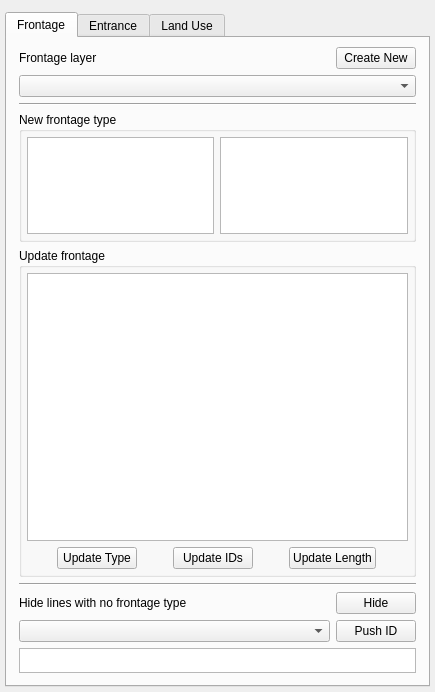
<?xml version="1.0" encoding="UTF-8"?>
<ui version="4.0">
 <class>DockWidget</class>
 <widget class="QDockWidget" name="DockWidget">
  <property name="geometry">
   <rect>
    <x>0</x>
    <y>0</y>
    <width>435</width>
    <height>692</height>
   </rect>
  </property>
  <property name="minimumSize">
   <size>
    <width>435</width>
    <height>692</height>
   </size>
  </property>
  <property name="windowTitle">
   <string>Urban Data Input</string>
  </property>
  <widget class="QWidget" name="dockWidgetContents">
   <layout class="QVBoxLayout" name="verticalLayout">
    <property name="leftMargin">
     <number>5</number>
    </property>
    <property name="topMargin">
     <number>12</number>
    </property>
    <property name="rightMargin">
     <number>5</number>
    </property>
    <property name="bottomMargin">
     <number>5</number>
    </property>
    <item>
     <widget class="QTabWidget" name="urbandatainputtabwidget">
      <property name="tabShape">
       <enum>QTabWidget::Rounded</enum>
      </property>
      <property name="currentIndex">
       <number>0</number>
      </property>
      <property name="usesScrollButtons">
       <bool>true</bool>
      </property>
      <widget class="QWidget" name="tab">
       <attribute name="title">
        <string>Frontage</string>
       </attribute>
       <layout class="QVBoxLayout" name="verticalLayout_2">
        <property name="leftMargin">
         <number>12</number>
        </property>
        <property name="rightMargin">
         <number>12</number>
        </property>
        <property name="bottomMargin">
         <number>12</number>
        </property>
        <item>
         <layout class="QGridLayout" name="gridLayout">
          <item row="0" column="0">
           <widget class="QLabel" name="label_frontagelayer">
            <property name="text">
             <string>Frontage layer</string>
            </property>
           </widget>
          </item>
          <item row="2" column="0" colspan="2">
           <widget class="Line" name="line_2">
            <property name="orientation">
             <enum>Qt::Horizontal</enum>
            </property>
           </widget>
          </item>
          <item row="0" column="1">
           <widget class="QPushButton" name="pushButtonNewFile">
            <property name="sizePolicy">
             <sizepolicy hsizetype="Maximum" vsizetype="Fixed">
              <horstretch>0</horstretch>
              <verstretch>0</verstretch>
             </sizepolicy>
            </property>
            <property name="text">
             <string>Create New</string>
            </property>
           </widget>
          </item>
          <item row="1" column="0" colspan="2">
           <widget class="QComboBox" name="useExistingcomboBox">
            <property name="sizePolicy">
             <sizepolicy hsizetype="Minimum" vsizetype="Fixed">
              <horstretch>0</horstretch>
              <verstretch>0</verstretch>
             </sizepolicy>
            </property>
           </widget>
          </item>
         </layout>
        </item>
        <item>
         <widget class="QGroupBox" name="groupBox_newfrontagetype">
          <property name="sizePolicy">
           <sizepolicy hsizetype="Preferred" vsizetype="Maximum">
            <horstretch>0</horstretch>
            <verstretch>0</verstretch>
           </sizepolicy>
          </property>
          <property name="maximumSize">
           <size>
            <width>16777215</width>
            <height>130</height>
           </size>
          </property>
          <property name="title">
           <string>New frontage type</string>
          </property>
          <layout class="QGridLayout" name="gridLayout_4">
           <property name="leftMargin">
            <number>5</number>
           </property>
           <property name="topMargin">
            <number>5</number>
           </property>
           <property name="rightMargin">
            <number>5</number>
           </property>
           <property name="bottomMargin">
            <number>5</number>
           </property>
           <item row="1" column="1">
            <widget class="QListWidget" name="frontagessubcatlistWidget">
             <property name="sizePolicy">
              <sizepolicy hsizetype="Expanding" vsizetype="Maximum">
               <horstretch>0</horstretch>
               <verstretch>0</verstretch>
              </sizepolicy>
             </property>
             <property name="maximumSize">
              <size>
               <width>16777215</width>
               <height>100</height>
              </size>
             </property>
             <property name="sortingEnabled">
              <bool>false</bool>
             </property>
            </widget>
           </item>
           <item row="1" column="0">
            <widget class="QListWidget" name="frontagescatlistWidget"/>
           </item>
          </layout>
         </widget>
        </item>
        <item>
         <widget class="QGroupBox" name="groupBox_updatefrontages">
          <property name="title">
           <string>Update frontage</string>
          </property>
          <layout class="QVBoxLayout" name="verticalLayout_3">
           <property name="leftMargin">
            <number>5</number>
           </property>
           <property name="topMargin">
            <number>5</number>
           </property>
           <property name="rightMargin">
            <number>5</number>
           </property>
           <property name="bottomMargin">
            <number>5</number>
           </property>
           <item>
            <layout class="QHBoxLayout" name="horizontalLayout_2">
             <item>
              <widget class="QTableWidget" name="tableWidgetFrontage">
               <property name="editTriggers">
                <set>QAbstractItemView::NoEditTriggers</set>
               </property>
               <property name="selectionBehavior">
                <enum>QAbstractItemView::SelectRows</enum>
               </property>
               <property name="cornerButtonEnabled">
                <bool>false</bool>
               </property>
              </widget>
             </item>
            </layout>
           </item>
           <item>
            <layout class="QGridLayout" name="gridLayout_3">
             <item row="0" column="0">
              <widget class="QPushButton" name="updateFacadeButton">
               <property name="sizePolicy">
                <sizepolicy hsizetype="Maximum" vsizetype="Fixed">
                 <horstretch>0</horstretch>
                 <verstretch>0</verstretch>
                </sizepolicy>
               </property>
               <property name="text">
                <string>Update Type</string>
               </property>
              </widget>
             </item>
             <item row="0" column="1">
              <widget class="QPushButton" name="updateIDButton">
               <property name="sizePolicy">
                <sizepolicy hsizetype="Maximum" vsizetype="Fixed">
                 <horstretch>0</horstretch>
                 <verstretch>0</verstretch>
                </sizepolicy>
               </property>
               <property name="text">
                <string>Update IDs</string>
               </property>
              </widget>
             </item>
             <item row="0" column="2">
              <widget class="QPushButton" name="updateLengthButton">
               <property name="sizePolicy">
                <sizepolicy hsizetype="Maximum" vsizetype="Fixed">
                 <horstretch>0</horstretch>
                 <verstretch>0</verstretch>
                </sizepolicy>
               </property>
               <property name="text">
                <string>Update Length</string>
               </property>
              </widget>
             </item>
            </layout>
           </item>
          </layout>
         </widget>
        </item>
        <item>
         <layout class="QGridLayout" name="gridLayout_2">
          <item row="2" column="0">
           <widget class="QComboBox" name="pushIDcomboBox"/>
          </item>
          <item row="1" column="0">
           <widget class="QLabel" name="label_3">
            <property name="text">
             <string>Hide lines with no frontage type</string>
            </property>
           </widget>
          </item>
          <item row="1" column="1">
           <widget class="QPushButton" name="hideshowButton">
            <property name="text">
             <string>Hide</string>
            </property>
            <property name="checkable">
             <bool>true</bool>
            </property>
            <property name="autoDefault">
             <bool>false</bool>
            </property>
            <property name="flat">
             <bool>false</bool>
            </property>
           </widget>
          </item>
          <item row="2" column="1">
           <widget class="QPushButton" name="updateIDPushButton">
            <property name="sizePolicy">
             <sizepolicy hsizetype="Maximum" vsizetype="Fixed">
              <horstretch>0</horstretch>
              <verstretch>0</verstretch>
             </sizepolicy>
            </property>
            <property name="text">
             <string>Push ID</string>
            </property>
           </widget>
          </item>
          <item row="3" column="0" colspan="2">
           <widget class="QListWidget" name="pushIDlistWidget">
            <property name="sizePolicy">
             <sizepolicy hsizetype="Expanding" vsizetype="Maximum">
              <horstretch>0</horstretch>
              <verstretch>0</verstretch>
             </sizepolicy>
            </property>
            <property name="maximumSize">
             <size>
              <width>16777215</width>
              <height>25</height>
             </size>
            </property>
           </widget>
          </item>
          <item row="0" column="0" colspan="2">
           <widget class="Line" name="line">
            <property name="orientation">
             <enum>Qt::Horizontal</enum>
            </property>
           </widget>
          </item>
         </layout>
        </item>
       </layout>
      </widget>
      <widget class="QWidget" name="tab_2">
       <attribute name="title">
        <string>Entrance</string>
       </attribute>
       <layout class="QVBoxLayout" name="verticalLayout_5" stretch="0,2,7">
        <property name="leftMargin">
         <number>12</number>
        </property>
        <property name="rightMargin">
         <number>12</number>
        </property>
        <property name="bottomMargin">
         <number>12</number>
        </property>
        <item>
         <layout class="QGridLayout" name="gridLayout_5">
          <item row="0" column="1">
           <widget class="QPushButton" name="pushButtonNewEntrancesFile">
            <property name="sizePolicy">
             <sizepolicy hsizetype="Maximum" vsizetype="Fixed">
              <horstretch>0</horstretch>
              <verstretch>0</verstretch>
             </sizepolicy>
            </property>
            <property name="text">
             <string>Create New</string>
            </property>
           </widget>
          </item>
          <item row="1" column="0" colspan="2">
           <widget class="QComboBox" name="useExistingEntrancescomboBox"/>
          </item>
          <item row="0" column="0">
           <widget class="QLabel" name="label_entrancelayer">
            <property name="text">
             <string>Entrance Layer</string>
            </property>
           </widget>
          </item>
          <item row="2" column="0" colspan="2">
           <widget class="Line" name="line_3">
            <property name="orientation">
             <enum>Qt::Horizontal</enum>
            </property>
           </widget>
          </item>
         </layout>
        </item>
        <item>
         <widget class="QGroupBox" name="groupBox">
          <property name="minimumSize">
           <size>
            <width>0</width>
            <height>100</height>
           </size>
          </property>
          <property name="title">
           <string>New entrance type</string>
          </property>
          <layout class="QGridLayout" name="gridLayout_13">
           <property name="leftMargin">
            <number>5</number>
           </property>
           <property name="topMargin">
            <number>5</number>
           </property>
           <property name="rightMargin">
            <number>5</number>
           </property>
           <property name="bottomMargin">
            <number>5</number>
           </property>
           <item row="0" column="0">
            <widget class="QLabel" name="label">
             <property name="text">
              <string>Category</string>
             </property>
            </widget>
           </item>
           <item row="0" column="1">
            <widget class="QLabel" name="label_2">
             <property name="text">
              <string>Sub Category</string>
             </property>
            </widget>
           </item>
           <item row="0" column="2">
            <widget class="QLabel" name="label_4">
             <property name="text">
              <string>Access Level</string>
             </property>
            </widget>
           </item>
           <item row="1" column="0">
            <widget class="QListWidget" name="ecategorylistWidget">
             <property name="sizePolicy">
              <sizepolicy hsizetype="Expanding" vsizetype="Expanding">
               <horstretch>0</horstretch>
               <verstretch>0</verstretch>
              </sizepolicy>
             </property>
             <property name="horizontalScrollBarPolicy">
              <enum>Qt::ScrollBarAlwaysOff</enum>
             </property>
             <property name="sortingEnabled">
              <bool>false</bool>
             </property>
            </widget>
           </item>
           <item row="1" column="1">
            <widget class="QListWidget" name="esubcategorylistWidget">
             <property name="horizontalScrollBarPolicy">
              <enum>Qt::ScrollBarAlwaysOff</enum>
             </property>
            </widget>
           </item>
           <item row="1" column="2">
            <widget class="QListWidget" name="eaccesscategorylistWidget">
             <property name="horizontalScrollBarPolicy">
              <enum>Qt::ScrollBarAlwaysOff</enum>
             </property>
            </widget>
           </item>
          </layout>
          <zorder>ecategorylistWidget</zorder>
          <zorder>esubcategorylistWidget</zorder>
          <zorder>eaccesscategorylistWidget</zorder>
          <zorder>label</zorder>
          <zorder>label_2</zorder>
          <zorder>label_4</zorder>
         </widget>
        </item>
        <item>
         <widget class="QGroupBox" name="groupBox_updateentrances">
          <property name="title">
           <string>Update entrance</string>
          </property>
          <layout class="QVBoxLayout" name="verticalLayout_4">
           <property name="leftMargin">
            <number>5</number>
           </property>
           <property name="topMargin">
            <number>5</number>
           </property>
           <property name="rightMargin">
            <number>5</number>
           </property>
           <property name="bottomMargin">
            <number>5</number>
           </property>
           <item>
            <widget class="QTableWidget" name="tableWidgetEntrance">
             <property name="editTriggers">
              <set>QAbstractItemView::NoEditTriggers</set>
             </property>
             <property name="selectionBehavior">
              <enum>QAbstractItemView::SelectRows</enum>
             </property>
             <property name="cornerButtonEnabled">
              <bool>false</bool>
             </property>
            </widget>
           </item>
           <item>
            <layout class="QGridLayout" name="gridLayout_8">
             <item row="0" column="0">
              <widget class="QPushButton" name="updateEntranceButton">
               <property name="sizePolicy">
                <sizepolicy hsizetype="Maximum" vsizetype="Fixed">
                 <horstretch>0</horstretch>
                 <verstretch>0</verstretch>
                </sizepolicy>
               </property>
               <property name="text">
                <string>Update Type</string>
               </property>
              </widget>
             </item>
             <item row="0" column="1">
              <widget class="QPushButton" name="updateEntranceIDButton">
               <property name="sizePolicy">
                <sizepolicy hsizetype="Maximum" vsizetype="Fixed">
                 <horstretch>0</horstretch>
                 <verstretch>0</verstretch>
                </sizepolicy>
               </property>
               <property name="text">
                <string>Update IDs</string>
               </property>
              </widget>
             </item>
            </layout>
           </item>
          </layout>
         </widget>
        </item>
       </layout>
      </widget>
      <widget class="QWidget" name="tab_3">
       <attribute name="title">
        <string>Land Use</string>
       </attribute>
       <layout class="QVBoxLayout" name="verticalLayout_7" stretch="0,0,1,8,0,0,0">
        <property name="spacing">
         <number>5</number>
        </property>
        <property name="leftMargin">
         <number>12</number>
        </property>
        <property name="rightMargin">
         <number>12</number>
        </property>
        <property name="bottomMargin">
         <number>12</number>
        </property>
        <item>
         <layout class="QGridLayout" name="gridLayout_10">
          <item row="0" column="1">
           <widget class="QPushButton" name="pushButtonNewLUFile">
            <property name="sizePolicy">
             <sizepolicy hsizetype="Maximum" vsizetype="Fixed">
              <horstretch>0</horstretch>
              <verstretch>0</verstretch>
             </sizepolicy>
            </property>
            <property name="text">
             <string>Create New</string>
            </property>
           </widget>
          </item>
          <item row="1" column="0" colspan="2">
           <widget class="QComboBox" name="useExistingLUcomboBox"/>
          </item>
          <item row="0" column="0">
           <widget class="QLabel" name="label_landuselayer">
            <property name="text">
             <string>Land Use Layer</string>
            </property>
           </widget>
          </item>
          <item row="2" column="0" colspan="2">
           <widget class="Line" name="line_5">
            <property name="orientation">
             <enum>Qt::Horizontal</enum>
            </property>
           </widget>
          </item>
         </layout>
        </item>
        <item>
         <widget class="QGroupBox" name="groupBox_3">
          <property name="title">
           <string>Select Floor</string>
          </property>
          <layout class="QHBoxLayout" name="horizontalLayout_3">
           <property name="leftMargin">
            <number>5</number>
           </property>
           <property name="topMargin">
            <number>5</number>
           </property>
           <property name="rightMargin">
            <number>5</number>
           </property>
           <property name="bottomMargin">
            <number>5</number>
           </property>
           <item>
            <layout class="QHBoxLayout" name="horizontalLayout">
             <item>
              <widget class="QRadioButton" name="LUGroundfloorradioButton">
               <property name="maximumSize">
                <size>
                 <width>16777215</width>
                 <height>17</height>
                </size>
               </property>
               <property name="text">
                <string>Ground floor</string>
               </property>
              </widget>
             </item>
             <item>
              <widget class="QRadioButton" name="LULowerfloorradioButton">
               <property name="text">
                <string>Lower floor</string>
               </property>
              </widget>
             </item>
             <item>
              <widget class="QRadioButton" name="LUUpperfloorradioButton">
               <property name="text">
                <string>Upper floor</string>
               </property>
              </widget>
             </item>
            </layout>
           </item>
          </layout>
         </widget>
        </item>
        <item>
         <widget class="QGroupBox" name="groupBox_2">
          <property name="title">
           <string>New land use type</string>
          </property>
          <layout class="QGridLayout" name="gridLayout_6">
           <property name="leftMargin">
            <number>5</number>
           </property>
           <property name="topMargin">
            <number>5</number>
           </property>
           <property name="rightMargin">
            <number>5</number>
           </property>
           <property name="bottomMargin">
            <number>5</number>
           </property>
           <item row="0" column="0">
            <widget class="QLabel" name="label_Lucategory">
             <property name="text">
              <string>Category</string>
             </property>
            </widget>
           </item>
           <item row="0" column="1">
            <widget class="QLabel" name="label_lusubcategory">
             <property name="text">
              <string>Sub Category</string>
             </property>
            </widget>
           </item>
           <item row="1" column="0">
            <widget class="QListWidget" name="lucategorylistWidget">
             <property name="sizePolicy">
              <sizepolicy hsizetype="Expanding" vsizetype="Maximum">
               <horstretch>0</horstretch>
               <verstretch>0</verstretch>
              </sizepolicy>
             </property>
             <property name="sortingEnabled">
              <bool>false</bool>
             </property>
            </widget>
           </item>
           <item row="1" column="1">
            <widget class="QListWidget" name="lusubcategorylistWidget">
             <property name="sizePolicy">
              <sizepolicy hsizetype="Expanding" vsizetype="Maximum">
               <horstretch>0</horstretch>
               <verstretch>0</verstretch>
              </sizepolicy>
             </property>
             <property name="sortingEnabled">
              <bool>false</bool>
             </property>
            </widget>
           </item>
           <item row="2" column="0">
            <widget class="QLabel" name="label_lufloors">
             <property name="text">
              <string>Total number of floors:</string>
             </property>
            </widget>
           </item>
           <item row="4" column="0">
            <widget class="QLabel" name="label_ludescription">
             <property name="sizePolicy">
              <sizepolicy hsizetype="Maximum" vsizetype="Maximum">
               <horstretch>0</horstretch>
               <verstretch>0</verstretch>
              </sizepolicy>
             </property>
             <property name="text">
              <string>Description</string>
             </property>
            </widget>
           </item>
           <item row="2" column="1">
            <widget class="QSpinBox" name="spinBoxlufloors"/>
           </item>
           <item row="5" column="0" colspan="2">
            <widget class="QTextEdit" name="LUtextedit">
             <property name="maximumSize">
              <size>
               <width>16777215</width>
               <height>40</height>
              </size>
             </property>
            </widget>
           </item>
          </layout>
         </widget>
        </item>
        <item>
         <widget class="QGroupBox" name="groupBox_updatelanduse">
          <property name="title">
           <string>Update land use</string>
          </property>
          <layout class="QVBoxLayout" name="verticalLayout_6">
           <property name="leftMargin">
            <number>5</number>
           </property>
           <property name="topMargin">
            <number>5</number>
           </property>
           <property name="rightMargin">
            <number>5</number>
           </property>
           <property name="bottomMargin">
            <number>5</number>
           </property>
           <item>
            <layout class="QHBoxLayout" name="horizontalLayout_5">
             <item>
              <widget class="QTableWidget" name="tableWidgetlanduse">
               <property name="editTriggers">
                <set>QAbstractItemView::NoEditTriggers</set>
               </property>
               <property name="selectionBehavior">
                <enum>QAbstractItemView::SelectRows</enum>
               </property>
               <property name="cornerButtonEnabled">
                <bool>false</bool>
               </property>
              </widget>
             </item>
            </layout>
           </item>
           <item>
            <layout class="QGridLayout" name="gridLayout_12">
             <item row="0" column="0">
              <widget class="QPushButton" name="updateLUButton">
               <property name="sizePolicy">
                <sizepolicy hsizetype="Maximum" vsizetype="Fixed">
                 <horstretch>0</horstretch>
                 <verstretch>0</verstretch>
                </sizepolicy>
               </property>
               <property name="text">
                <string>Update Type</string>
               </property>
              </widget>
             </item>
             <item row="0" column="1">
              <widget class="QPushButton" name="updateLUIDButton">
               <property name="sizePolicy">
                <sizepolicy hsizetype="Maximum" vsizetype="Fixed">
                 <horstretch>0</horstretch>
                 <verstretch>0</verstretch>
                </sizepolicy>
               </property>
               <property name="text">
                <string>Update IDs</string>
               </property>
              </widget>
             </item>
            </layout>
           </item>
          </layout>
         </widget>
        </item>
        <item>
         <widget class="QLineEdit" name="lineEdit_luSSx"/>
        </item>
        <item>
         <widget class="QLineEdit" name="lineEdit_luNLUD"/>
        </item>
        <item>
         <widget class="QLineEdit" name="lineEdit_luTCPA"/>
        </item>
       </layout>
      </widget>
     </widget>
    </item>
   </layout>
  </widget>
 </widget>
 <resources/>
 <connections/>
</ui>
